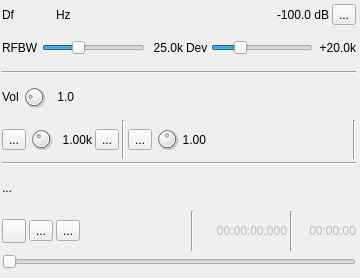
<?xml version="1.0" encoding="UTF-8"?>
<ui version="4.0">
 <class>M17ModGUI</class>
 <widget class="RollupContents" name="M17ModGUI">
  <property name="geometry">
   <rect>
    <x>0</x>
    <y>0</y>
    <width>360</width>
    <height>278</height>
   </rect>
  </property>
  <property name="sizePolicy">
   <sizepolicy hsizetype="Expanding" vsizetype="Fixed">
    <horstretch>0</horstretch>
    <verstretch>0</verstretch>
   </sizepolicy>
  </property>
  <property name="minimumSize">
   <size>
    <width>360</width>
    <height>0</height>
   </size>
  </property>
  <property name="maximumSize">
   <size>
    <width>560</width>
    <height>16777215</height>
   </size>
  </property>
  <property name="font">
   <font>
    <family>Liberation Sans</family>
    <pointsize>9</pointsize>
   </font>
  </property>
  <property name="focusPolicy">
   <enum>Qt::StrongFocus</enum>
  </property>
  <property name="windowTitle">
   <string>M17 Modulator</string>
  </property>
  <widget class="QWidget" name="settingsContainer" native="true">
   <property name="geometry">
    <rect>
     <x>0</x>
     <y>0</y>
     <width>358</width>
     <height>271</height>
    </rect>
   </property>
   <property name="minimumSize">
    <size>
     <width>358</width>
     <height>0</height>
    </size>
   </property>
   <property name="windowTitle">
    <string>Settings</string>
   </property>
   <layout class="QVBoxLayout" name="verticalLayout">
    <property name="spacing">
     <number>3</number>
    </property>
    <property name="leftMargin">
     <number>2</number>
    </property>
    <property name="topMargin">
     <number>2</number>
    </property>
    <property name="rightMargin">
     <number>2</number>
    </property>
    <property name="bottomMargin">
     <number>2</number>
    </property>
    <item>
     <layout class="QHBoxLayout" name="deltaFreqPowLayout">
      <property name="topMargin">
       <number>2</number>
      </property>
      <item>
       <layout class="QHBoxLayout" name="deltaFrequencyLayout">
        <item>
         <widget class="QLabel" name="deltaFrequencyLabel">
          <property name="minimumSize">
           <size>
            <width>16</width>
            <height>0</height>
           </size>
          </property>
          <property name="text">
           <string>Df</string>
          </property>
         </widget>
        </item>
        <item>
         <widget class="ValueDialZ" name="deltaFrequency" native="true">
          <property name="sizePolicy">
           <sizepolicy hsizetype="Maximum" vsizetype="Maximum">
            <horstretch>0</horstretch>
            <verstretch>0</verstretch>
           </sizepolicy>
          </property>
          <property name="minimumSize">
           <size>
            <width>32</width>
            <height>16</height>
           </size>
          </property>
          <property name="font">
           <font>
            <family>Liberation Mono</family>
            <pointsize>12</pointsize>
           </font>
          </property>
          <property name="cursor">
           <cursorShape>PointingHandCursor</cursorShape>
          </property>
          <property name="focusPolicy">
           <enum>Qt::StrongFocus</enum>
          </property>
          <property name="toolTip">
           <string>Demod shift frequency from center in Hz</string>
          </property>
         </widget>
        </item>
        <item>
         <widget class="QLabel" name="deltaUnits">
          <property name="text">
           <string>Hz </string>
          </property>
         </widget>
        </item>
        <item>
         <spacer name="horizontalSpacer">
          <property name="orientation">
           <enum>Qt::Horizontal</enum>
          </property>
          <property name="sizeHint" stdset="0">
           <size>
            <width>40</width>
            <height>20</height>
           </size>
          </property>
         </spacer>
        </item>
        <item>
         <widget class="QLabel" name="channelPower">
          <property name="minimumSize">
           <size>
            <width>60</width>
            <height>0</height>
           </size>
          </property>
          <property name="toolTip">
           <string>Channel power</string>
          </property>
          <property name="layoutDirection">
           <enum>Qt::RightToLeft</enum>
          </property>
          <property name="text">
           <string>-100.0 dB</string>
          </property>
          <property name="alignment">
           <set>Qt::AlignRight|Qt::AlignTrailing|Qt::AlignVCenter</set>
          </property>
         </widget>
        </item>
       </layout>
      </item>
      <item>
       <widget class="QToolButton" name="channelMute">
        <property name="toolTip">
         <string>Mute/Unmute channel</string>
        </property>
        <property name="text">
         <string>...</string>
        </property>
        <property name="icon">
         <iconset resource="../../../sdrgui/resources/res.qrc">
          <normaloff>:/txon.png</normaloff>
          <normalon>:/txoff.png</normalon>:/txon.png</iconset>
        </property>
        <property name="checkable">
         <bool>true</bool>
        </property>
       </widget>
      </item>
     </layout>
    </item>
    <item>
     <layout class="QHBoxLayout" name="fmDeviationLayout">
      <item>
       <widget class="QLabel" name="rfBWLabel">
        <property name="text">
         <string>RFBW</string>
        </property>
       </widget>
      </item>
      <item>
       <widget class="QSlider" name="rfBW">
        <property name="toolTip">
         <string>RF bandwidth (kHz)</string>
        </property>
        <property name="minimum">
         <number>1</number>
        </property>
        <property name="maximum">
         <number>480</number>
        </property>
        <property name="pageStep">
         <number>1</number>
        </property>
        <property name="value">
         <number>160</number>
        </property>
        <property name="orientation">
         <enum>Qt::Horizontal</enum>
        </property>
       </widget>
      </item>
      <item>
       <widget class="QLabel" name="rfBWText">
        <property name="minimumSize">
         <size>
          <width>35</width>
          <height>0</height>
         </size>
        </property>
        <property name="text">
         <string>25.0k</string>
        </property>
        <property name="alignment">
         <set>Qt::AlignRight|Qt::AlignTrailing|Qt::AlignVCenter</set>
        </property>
       </widget>
      </item>
      <item>
       <widget class="QLabel" name="fmDevLabel">
        <property name="text">
         <string>Dev</string>
        </property>
       </widget>
      </item>
      <item>
       <widget class="QSlider" name="fmDev">
        <property name="sizePolicy">
         <sizepolicy hsizetype="Expanding" vsizetype="Fixed">
          <horstretch>0</horstretch>
          <verstretch>0</verstretch>
         </sizepolicy>
        </property>
        <property name="toolTip">
         <string>FM peak deviation (kHz)</string>
        </property>
        <property name="maximum">
         <number>200</number>
        </property>
        <property name="pageStep">
         <number>1</number>
        </property>
        <property name="value">
         <number>50</number>
        </property>
        <property name="orientation">
         <enum>Qt::Horizontal</enum>
        </property>
       </widget>
      </item>
      <item>
       <widget class="QLabel" name="fmDevText">
        <property name="minimumSize">
         <size>
          <width>40</width>
          <height>0</height>
         </size>
        </property>
        <property name="text">
         <string>+20.0k</string>
        </property>
        <property name="alignment">
         <set>Qt::AlignRight|Qt::AlignTrailing|Qt::AlignVCenter</set>
        </property>
       </widget>
      </item>
     </layout>
    </item>
    <item>
     <widget class="Line" name="line_5">
      <property name="orientation">
       <enum>Qt::Horizontal</enum>
      </property>
     </widget>
    </item>
    <item>
     <layout class="QHBoxLayout" name="volumeLayout">
      <item>
       <widget class="QLabel" name="volLabel">
        <property name="text">
         <string>Vol</string>
        </property>
       </widget>
      </item>
      <item>
       <widget class="QDial" name="volume">
        <property name="maximumSize">
         <size>
          <width>24</width>
          <height>24</height>
         </size>
        </property>
        <property name="toolTip">
         <string>Audio input gain</string>
        </property>
        <property name="maximum">
         <number>50</number>
        </property>
        <property name="pageStep">
         <number>1</number>
        </property>
        <property name="value">
         <number>10</number>
        </property>
       </widget>
      </item>
      <item>
       <widget class="QLabel" name="volumeText">
        <property name="minimumSize">
         <size>
          <width>25</width>
          <height>0</height>
         </size>
        </property>
        <property name="toolTip">
         <string>Audio input gain value</string>
        </property>
        <property name="text">
         <string>1.0</string>
        </property>
        <property name="alignment">
         <set>Qt::AlignRight|Qt::AlignTrailing|Qt::AlignVCenter</set>
        </property>
       </widget>
      </item>
      <item>
       <widget class="LevelMeterVU" name="volumeMeter" native="true">
        <property name="sizePolicy">
         <sizepolicy hsizetype="Expanding" vsizetype="Preferred">
          <horstretch>0</horstretch>
          <verstretch>0</verstretch>
         </sizepolicy>
        </property>
        <property name="font">
         <font>
          <family>Liberation Mono</family>
          <pointsize>8</pointsize>
         </font>
        </property>
        <property name="toolTip">
         <string>Level (% full range) top trace: average, bottom trace: instantaneous peak, tip: peak hold</string>
        </property>
       </widget>
      </item>
     </layout>
    </item>
    <item>
     <layout class="QHBoxLayout" name="recordFileSelectLayout">
      <item>
       <widget class="ButtonSwitch" name="tone">
        <property name="toolTip">
         <string>Tone modulation (1 kHz)</string>
        </property>
        <property name="text">
         <string>...</string>
        </property>
        <property name="icon">
         <iconset resource="../../../sdrgui/resources/res.qrc">
          <normaloff>:/carrier.png</normaloff>:/carrier.png</iconset>
        </property>
       </widget>
      </item>
      <item>
       <widget class="QDial" name="toneFrequency">
        <property name="maximumSize">
         <size>
          <width>24</width>
          <height>24</height>
         </size>
        </property>
        <property name="toolTip">
         <string>Tone frequency</string>
        </property>
        <property name="minimum">
         <number>10</number>
        </property>
        <property name="maximum">
         <number>250</number>
        </property>
        <property name="pageStep">
         <number>1</number>
        </property>
        <property name="value">
         <number>100</number>
        </property>
       </widget>
      </item>
      <item>
       <widget class="QLabel" name="toneFrequencyText">
        <property name="minimumSize">
         <size>
          <width>36</width>
          <height>0</height>
         </size>
        </property>
        <property name="toolTip">
         <string>Tone frequency (kHz)</string>
        </property>
        <property name="text">
         <string>1.00k</string>
        </property>
        <property name="alignment">
         <set>Qt::AlignRight|Qt::AlignTrailing|Qt::AlignVCenter</set>
        </property>
       </widget>
      </item>
      <item>
       <widget class="ButtonSwitch" name="mic">
        <property name="toolTip">
         <string>Audio input</string>
        </property>
        <property name="text">
         <string>...</string>
        </property>
        <property name="icon">
         <iconset resource="../../../sdrgui/resources/res.qrc">
          <normaloff>:/microphone.png</normaloff>:/microphone.png</iconset>
        </property>
        <property name="checkable">
         <bool>true</bool>
        </property>
       </widget>
      </item>
      <item>
       <widget class="Line" name="line_3">
        <property name="orientation">
         <enum>Qt::Vertical</enum>
        </property>
       </widget>
      </item>
      <item>
       <widget class="QToolButton" name="feedbackEnable">
        <property name="toolTip">
         <string>Left: enable / disable audio feedback - Right: select audio output device</string>
        </property>
        <property name="text">
         <string>...</string>
        </property>
        <property name="icon">
         <iconset resource="../../../sdrgui/resources/res.qrc">
          <normaloff>:/sound_off.png</normaloff>
          <normalon>:/sound_on.png</normalon>:/sound_off.png</iconset>
        </property>
        <property name="checkable">
         <bool>true</bool>
        </property>
       </widget>
      </item>
      <item>
       <widget class="QDial" name="feedbackVolume">
        <property name="maximumSize">
         <size>
          <width>24</width>
          <height>24</height>
         </size>
        </property>
        <property name="toolTip">
         <string>Audio feedback volume</string>
        </property>
        <property name="minimum">
         <number>0</number>
        </property>
        <property name="maximum">
         <number>100</number>
        </property>
        <property name="pageStep">
         <number>1</number>
        </property>
        <property name="value">
         <number>50</number>
        </property>
       </widget>
      </item>
      <item>
       <widget class="QLabel" name="feedbackVolumeText">
        <property name="maximumSize">
         <size>
          <width>30</width>
          <height>16777215</height>
         </size>
        </property>
        <property name="toolTip">
         <string>Audio feedback volume</string>
        </property>
        <property name="text">
         <string>1.00</string>
        </property>
        <property name="alignment">
         <set>Qt::AlignRight|Qt::AlignTrailing|Qt::AlignVCenter</set>
        </property>
       </widget>
      </item>
      <item>
       <spacer name="horizontalSpacer_3">
        <property name="orientation">
         <enum>Qt::Horizontal</enum>
        </property>
        <property name="sizeHint" stdset="0">
         <size>
          <width>40</width>
          <height>20</height>
         </size>
        </property>
       </spacer>
      </item>
      <item>
       <widget class="Line" name="line">
        <property name="orientation">
         <enum>Qt::Vertical</enum>
        </property>
       </widget>
      </item>
     </layout>
    </item>
    <item>
     <widget class="Line" name="line_4">
      <property name="orientation">
       <enum>Qt::Horizontal</enum>
      </property>
     </widget>
    </item>
    <item>
     <layout class="QHBoxLayout" name="fileNameLayout">
      <item>
       <widget class="QLabel" name="recordFileText">
        <property name="text">
         <string>...</string>
        </property>
       </widget>
      </item>
     </layout>
    </item>
    <item>
     <layout class="QHBoxLayout" name="playControllLayout">
      <item>
       <widget class="QPushButton" name="showFileDialog">
        <property name="minimumSize">
         <size>
          <width>24</width>
          <height>24</height>
         </size>
        </property>
        <property name="maximumSize">
         <size>
          <width>24</width>
          <height>24</height>
         </size>
        </property>
        <property name="toolTip">
         <string>Open record file (48 kHz 32 bit float LE mono)</string>
        </property>
        <property name="text">
         <string/>
        </property>
        <property name="icon">
         <iconset resource="../../../sdrgui/resources/res.qrc">
          <normaloff>:/preset-load.png</normaloff>:/preset-load.png</iconset>
        </property>
       </widget>
      </item>
      <item>
       <widget class="ButtonSwitch" name="playLoop">
        <property name="toolTip">
         <string>Play record file in a loop</string>
        </property>
        <property name="text">
         <string>...</string>
        </property>
        <property name="icon">
         <iconset resource="../../../sdrgui/resources/res.qrc">
          <normaloff>:/playloop.png</normaloff>:/playloop.png</iconset>
        </property>
       </widget>
      </item>
      <item>
       <widget class="ButtonSwitch" name="play">
        <property name="toolTip">
         <string>Record file play/pause</string>
        </property>
        <property name="text">
         <string>...</string>
        </property>
        <property name="icon">
         <iconset resource="../../../sdrgui/resources/res.qrc">
          <normaloff>:/play.png</normaloff>
          <normalon>:/pause.png</normalon>
          <disabledoff>:/play.png</disabledoff>
          <disabledon>:/play.png</disabledon>:/play.png</iconset>
        </property>
       </widget>
      </item>
      <item>
       <spacer name="horizontalSpacer_2">
        <property name="orientation">
         <enum>Qt::Horizontal</enum>
        </property>
        <property name="sizeHint" stdset="0">
         <size>
          <width>40</width>
          <height>20</height>
         </size>
        </property>
       </spacer>
      </item>
      <item>
       <widget class="Line" name="linePlay1">
        <property name="orientation">
         <enum>Qt::Vertical</enum>
        </property>
       </widget>
      </item>
      <item>
       <widget class="QLabel" name="relTimeText">
        <property name="enabled">
         <bool>false</bool>
        </property>
        <property name="minimumSize">
         <size>
          <width>90</width>
          <height>0</height>
         </size>
        </property>
        <property name="toolTip">
         <string>Record time from start</string>
        </property>
        <property name="text">
         <string>00:00:00.000</string>
        </property>
        <property name="alignment">
         <set>Qt::AlignRight|Qt::AlignTrailing|Qt::AlignVCenter</set>
        </property>
       </widget>
      </item>
      <item>
       <widget class="Line" name="linePlay2">
        <property name="orientation">
         <enum>Qt::Vertical</enum>
        </property>
       </widget>
      </item>
      <item>
       <widget class="QLabel" name="recordLengthText">
        <property name="enabled">
         <bool>false</bool>
        </property>
        <property name="minimumSize">
         <size>
          <width>60</width>
          <height>0</height>
         </size>
        </property>
        <property name="toolTip">
         <string>Total record time</string>
        </property>
        <property name="text">
         <string>00:00:00</string>
        </property>
        <property name="alignment">
         <set>Qt::AlignRight|Qt::AlignTrailing|Qt::AlignVCenter</set>
        </property>
       </widget>
      </item>
     </layout>
    </item>
    <item>
     <layout class="QHBoxLayout" name="horizontalLayout_nav">
      <item>
       <widget class="QSlider" name="navTimeSlider">
        <property name="toolTip">
         <string>Record file time navigator</string>
        </property>
        <property name="maximum">
         <number>100</number>
        </property>
        <property name="pageStep">
         <number>1</number>
        </property>
        <property name="orientation">
         <enum>Qt::Horizontal</enum>
        </property>
       </widget>
      </item>
     </layout>
    </item>
   </layout>
  </widget>
 </widget>
 <customwidgets>
  <customwidget>
   <class>RollupContents</class>
   <extends>QWidget</extends>
   <header>gui/rollupcontents.h</header>
   <container>1</container>
  </customwidget>
  <customwidget>
   <class>ValueDialZ</class>
   <extends>QWidget</extends>
   <header>gui/valuedialz.h</header>
   <container>1</container>
  </customwidget>
  <customwidget>
   <class>ButtonSwitch</class>
   <extends>QToolButton</extends>
   <header>gui/buttonswitch.h</header>
  </customwidget>
  <customwidget>
   <class>LevelMeterVU</class>
   <extends>QWidget</extends>
   <header>gui/levelmeter.h</header>
   <container>1</container>
  </customwidget>
 </customwidgets>
 <resources>
  <include location="../../../sdrgui/resources/res.qrc"/>
 </resources>
 <connections/>
</ui>
